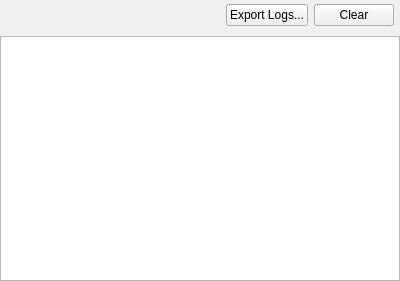
<?xml version="1.0" encoding="UTF-8"?>
<ui version="4.0">
 <class>LogWindow</class>
 <widget class="QWidget" name="LogWindow">
  <property name="geometry">
   <rect>
    <x>0</x>
    <y>0</y>
    <width>400</width>
    <height>281</height>
   </rect>
  </property>
  <property name="minimumSize">
   <size>
    <width>340</width>
    <height>0</height>
   </size>
  </property>
  <property name="windowTitle">
   <string>Log</string>
  </property>
  <layout class="QVBoxLayout" name="verticalLayout">
   <property name="leftMargin">
    <number>0</number>
   </property>
   <property name="topMargin">
    <number>0</number>
   </property>
   <property name="rightMargin">
    <number>0</number>
   </property>
   <property name="bottomMargin">
    <number>0</number>
   </property>
   <item>
    <widget class="QWidget" name="toolbarWidget" native="true">
     <layout class="QHBoxLayout" name="horizontalLayout">
      <property name="spacing">
       <number>6</number>
      </property>
      <property name="leftMargin">
       <number>6</number>
      </property>
      <property name="topMargin">
       <number>4</number>
      </property>
      <property name="rightMargin">
       <number>6</number>
      </property>
      <property name="bottomMargin">
       <number>4</number>
      </property>
      <item>
       <spacer name="horizontalSpacer">
        <property name="orientation">
         <enum>Qt::Horizontal</enum>
        </property>
        <property name="sizeHint" stdset="0">
         <size>
          <width>40</width>
          <height>20</height>
         </size>
        </property>
       </spacer>
      </item>
      <item>
       <widget class="QPushButton" name="btnExport">
        <property name="text">
         <string>Export Logs...</string>
        </property>
        <property name="icon">
         <iconset theme="document-save"/>
        </property>
       </widget>
      </item>
      <item>
       <widget class="QPushButton" name="btnClear">
        <property name="text">
         <string>Clear</string>
        </property>
        <property name="icon">
         <iconset theme="edit-clear"/>
        </property>
       </widget>
      </item>
     </layout>
    </widget>
   </item>
   <item>
    <widget class="QTreeView" name="treeView">
     <property name="autoScroll">
      <bool>true</bool>
     </property>
     <property name="autoScrollMargin">
      <number>16</number>
     </property>
    </widget>
   </item>
  </layout>
 </widget>
 <resources/>
 <connections/>
</ui>
